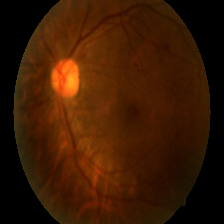
#> input picture RetinaDataset/Severe.png, 224 x 224 px
$ jupyter execute Contour.ipynb
#> lines starting #> are read from the running program, lines starting #| are printed output that depends on the picture; after the words box and inside, x2 and y2 are one past the last pixel; in counts of white or black regions, pixels touching at a corner belong together
[cell 1]
import cv2 as cv
import numpy as np

[cell 2]
img = cv.imread("./RetinaDataset/Severe.png")
#> img is the input picture: shape (224, 224, 3); mean B, G, R 2.5, 25.7, 59.3

[cell 3]
gray = cv.cvtColor(img, cv.COLOR_BGR2GRAY)
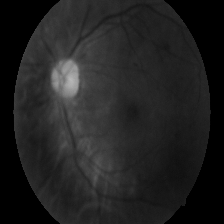
#> gray: shape (224, 224); min 0, max 183, mean 33.1
cv.imshow("GRAY", gray)
cv.waitKey(0)

[cell 4]
canny = cv.Canny(img, 125, 175)
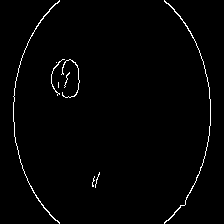
#> canny: shape (224, 224); 1.5% white in thin lines or dots, all inside (x1, y1, x2, y2) = (13, 0, 211, 224)
cv.imshow("Canny Edge", canny)
cv.waitKey(0)

[cell 5]
ret, thresh = cv.threshold(gray, 125, 255, cv.THRESH_BINARY)
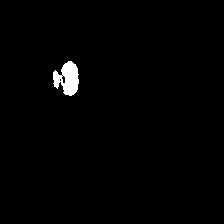
#> thresh: shape (224, 224); 1.2% white; 1 white region
cv.imshow("thresh", thresh)
cv.waitKey(0)

[cell 6]
contours, hierarchies = cv.findContours(canny, cv.RETR_LIST, cv.CHAIN_APPROX_NONE)
#> contours = 9 contours, 7 with area under 20; largest, box (x1, y1, x2, y2) and area: (164, 0, 211, 224) 52, (13, 0, 60, 224) 51

[cell 7]
blank = np.zeros(img.shape, dtype="uint8")
cv.imshow("Black", blank)
cv.waitKey(0)

[cell 8]
cv.drawContours(blank, contours, -1, (0, 0, 255), 1)
cv.imshow("Black", blank)
cv.waitKey(0)
